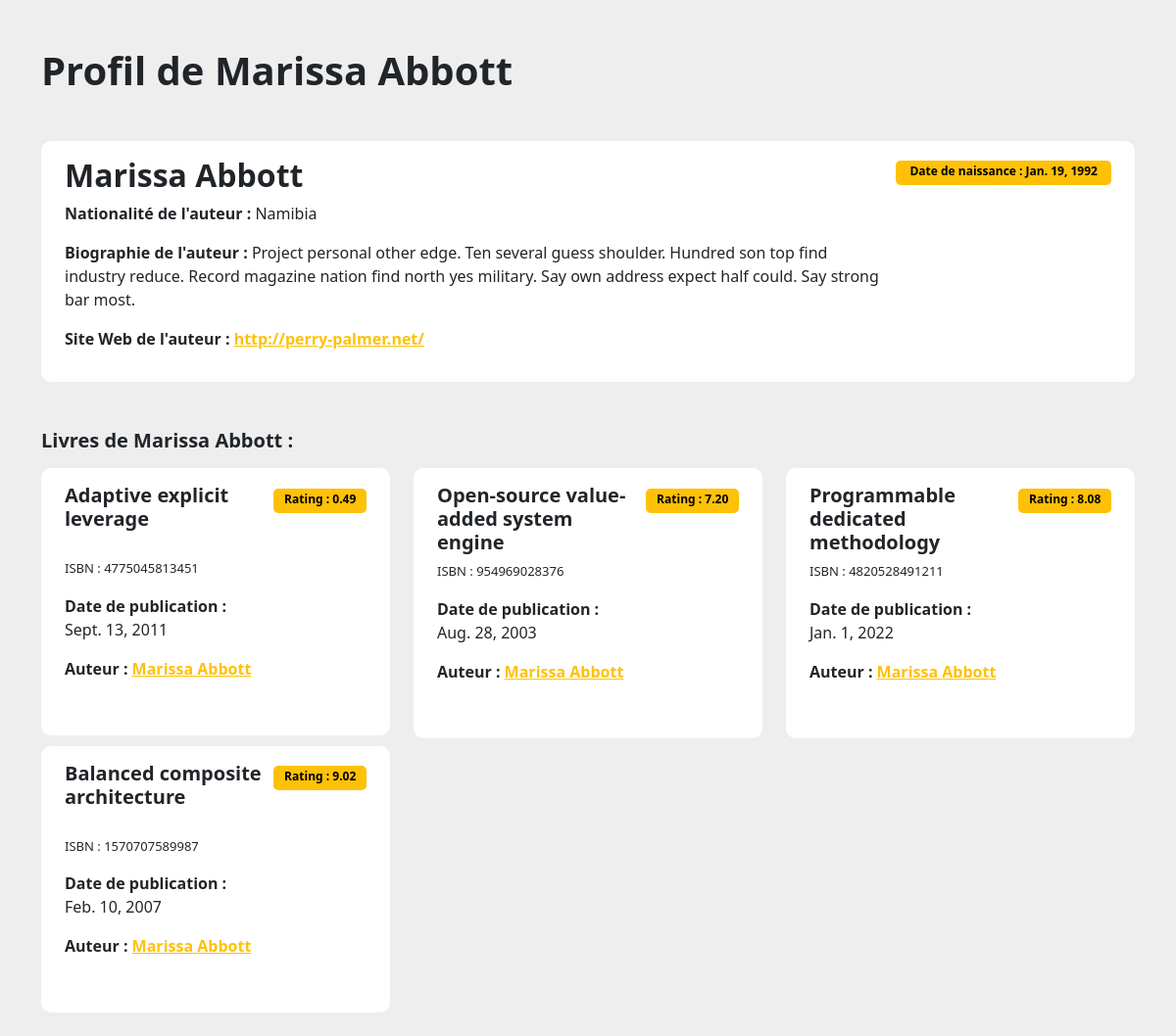
Page /author/31/ on the committed database.
### app/models.py (models this page shows, shortened)
class Author(models.Model):
    first_name = models.CharField(max_length=50)
    last_name = models.CharField(max_length=50)
    email = models.EmailField()
    birth_date = models.DateField()
    nationality = models.CharField(max_length=50)
    biography = models.TextField()  # Champ de texte pour la biographie de l'auteur
    website = models.URLField()      # Champ URL pour le site web de l'auteur
    active = models.BooleanField(default=0)   # Champ booléen pour indiquer si l'auteur est actif ou non

class Book(models.Model):
    title = models.CharField(max_length=200)
    publication_date = models.DateField()
    author = models.ForeignKey(Author, on_delete=models.CASCADE)
    genre = models.CharField(max_length=50)     # Champ pour le genre du livre
    ISBN = models.CharField(max_length=20)       # Champ pour le numéro ISBN du livre
    rating = models.DecimalField(max_digits=3, decimal_places=2,null=True)  # Champ pour la notation du livre

### app/views.py (the view)
# urls.py: path('author/<int:author_id>/', views.author_detail, name='author_detail'),
def author_detail(request, author_id):
    author = Author.objects.get(pk=author_id)  # On recupere author par son ID
    books = Book.objects.filter(author=author)  # On recupere les livres de author
    return render(request, 'app/author.html', {'author': author, 'books': books})

### templates/app/author.html (shortened to what this page needs)
{% load static %}
<html>
    <head>
        <link href="https://cdn.jsdelivr.net/npm/bootstrap@5.0.0-beta1/dist/css/bootstrap.min.css" rel="stylesheet">
        <link rel="stylesheet" href="{% static 'css/style.css' %}">
    </head>
        <body>
            <div class="container mt-5 mb-3">
                <div class="row">
                    <div class="col-md-12 ">
                        <h1 class="mb-5"><strong>Profil de {{ author.first_name }} {{ author.last_name }}</strong></h1>
                        <div class="card p-3 mb-5">
                            <div class="d-flex justify-content-between mb-0">
                                <div class="d-flex flex-row align-items-center">
                                    <div class="ms-2 c-details title">
                                        <h2 class="mb-2 h2"><strong>{{ author.first_name }} {{ author.last_name }}</strong></h2>
                                        <p><strong>Nationalité de l'auteur :</strong> {{ author.nationality }}</p>
                                        <p><strong>Biographie de l'auteur :</strong> {{ author.biography }}</p>
                                        <p><strong>Site Web de l'auteur :</strong> <a href="{{ author.website }}">{{ author.website }}</a></p>
                                    </div>
                                </div>
                                <div class="badge date-naissance"><span>Date de naissance : {{ author.birth_date }}</span></div>
                            </div>
                        </div>
                        <h2 class="mb-3 h5"><strong>Livres de {{ author.first_name }} {{ author.last_name }} :</strong></h2>
                    </div>
                </div>
                <div class="row">
                    {% for book in books %}
                    <div class="col-md-4">
                        <div class="card p-3 mb-2">
                            <div class="d-flex justify-content-between mb-4">
                                <div class="d-flex flex-row align-items-center">
                                    <div class="ms-2 c-details title">
                                        <h2 class="mb-2 h5"><strong>{{ book.title }}</strong></h2>
                                        <p><span>ISBN : {{ book.ISBN }}</span></p>
                                        <p><strong>Date de publication : </strong> <br> {{ book.publication_date }}</p>
                                        <p><strong>Auteur : </strong><a href="/author/{{ book.author.id }}/"> {{ book.author.first_name }} {{ book.author.last_name }}</a></p>
                                    </div>
                                </div>
                                <div class="badge"><span>Rating : {{ book.rating }}</span></div>
                            </div>
                        </div>
                    </div>
                    {% endfor %}
                </div>
            </div>
        </body>
</html>

### static/css/style.css (style rules this page uses)
body { background-color: #eee }
.card { border: none; border-radius: 10px }
.c-details span { font-weight: 300; font-size: 13px }
.badge span { background-color: #FFC107; width: 95px; height: 25px; padding-bottom: 3px; border-radius: 5px; display: flex; color: #000000; justify-content: center; align-items: center }
.badge.date-naissance span { width: 220px!important; }
.title a { color: #FFC107; margin-bottom: 5px; font-weight: 700; }
h2.mb-2.h5 { min-height: 69px; }
.ms-2.c-details.title p { font-size: 16px; }

### rows in the picture
Author: first_name "Marissa", last_name "Abbott", nationality "Namibia", biography "Project personal other edge. Ten several guess shoulder. Hundred son top find industry reduce. Record magazine nation find north yes military. Say own address expect half could. Say strong bar most.", website "http://perry-palmer.net/", birth_date "Jan. 19, 1992"
Book: title "Adaptive explicit leverage", ISBN "4775045813451", publication_date "Sept. 13, 2011", author.first_name "Marissa", author.last_name "Abbott", rating "0.49"
Book: title "Open-source value-added system engine", ISBN "954969028376", publication_date "Aug. 28, 2003", author.first_name "Marissa", author.last_name "Abbott", rating "7.20"
Book: title "Programmable dedicated methodology", ISBN "4820528491211", publication_date "Jan. 1, 2022", author.first_name "Marissa", author.last_name "Abbott", rating "8.08"
Book: title "Balanced composite architecture", ISBN "1570707589987", publication_date "Feb. 10, 2007", author.first_name "Marissa", author.last_name "Abbott", rating "9.02"
